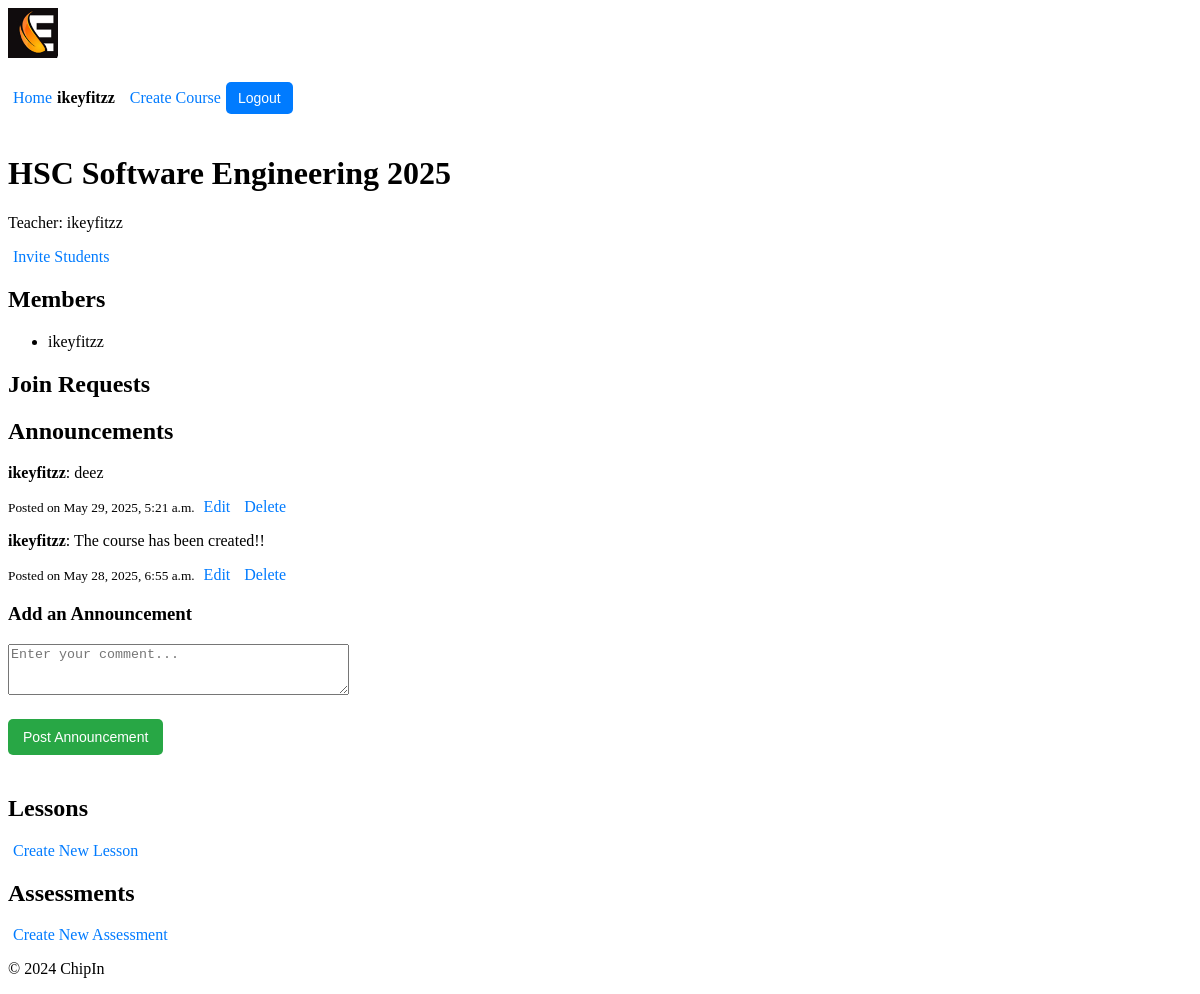
Before: /chipin/group/4/ (signed in) with the older database file.
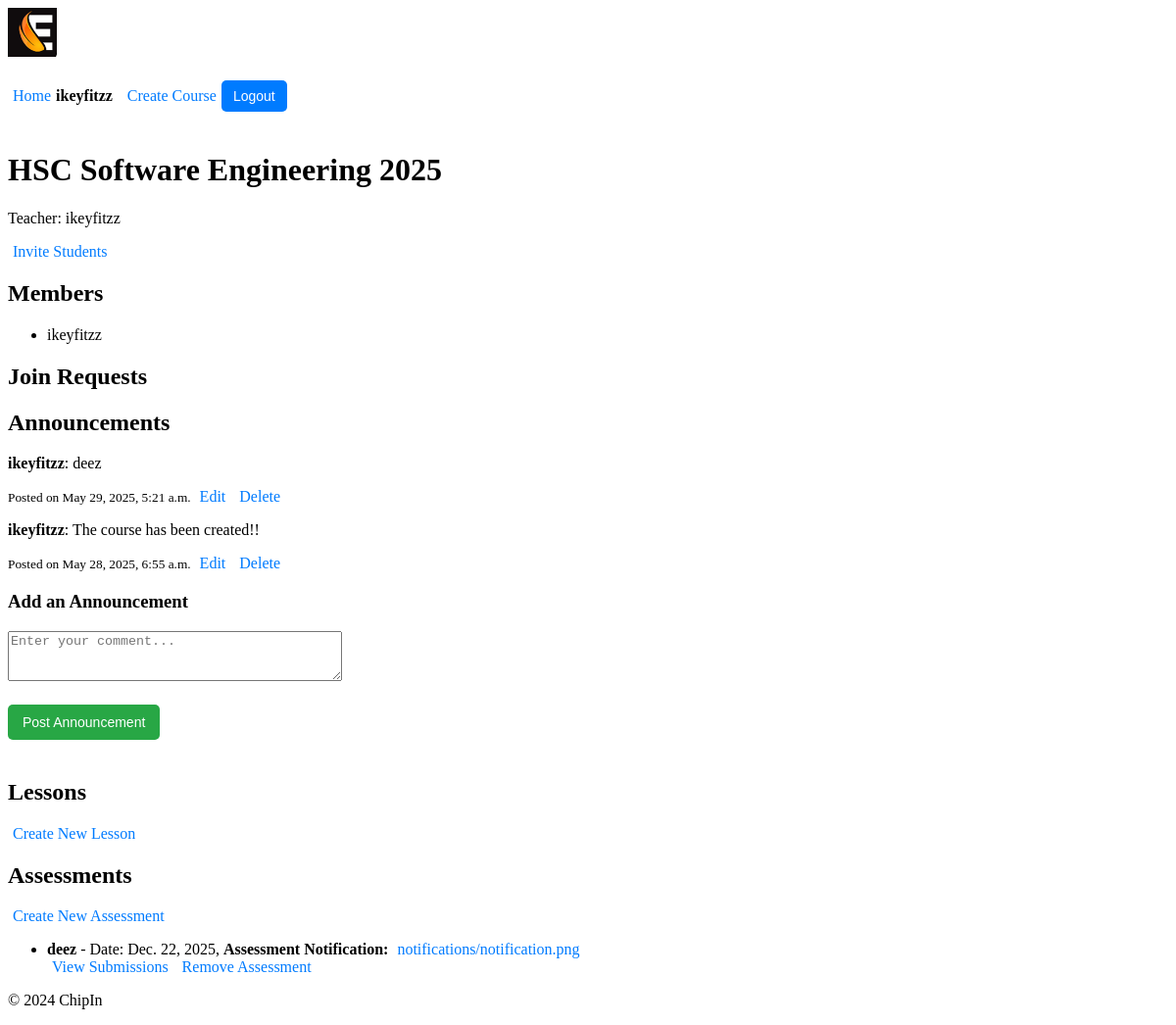
After: the same page with the newer database file.
### users/models.py (models this page shows, shortened)
class Profile(models.Model):
    user = models.OneToOneField(User, on_delete=models.CASCADE)
    first_name = models.CharField(max_length=30)
    surname = models.CharField(max_length=30)
    nickname = models.CharField(max_length=30, unique=True, null=False, blank=False)
    max_spend = models.DecimalField(max_digits=10, decimal_places=2, default=100.00)  # max spend
    balance = models.DecimalField(max_digits=10, decimal_places=2, default=100.00)  # users balance
    is_teacher = models.BooleanField(default=False) # users permissions (teacher/student)
    pfp = models.FileField(default='pfps/blank.jpg') # profile picture field

### chipin/models.py (models this page shows, shortened)
class Comment(models.Model):
    user = models.ForeignKey(User, on_delete=models.CASCADE)  # User who posted the comment
    group = models.ForeignKey(Group, related_name='comments', on_delete=models.CASCADE)  # Group associated with the comment
    content = models.TextField()  # The comment content
    created_at = models.DateTimeField(auto_now_add=True)  # Timestamp when the comment was posted
    updated_at = models.DateTimeField(auto_now=True)  # Timestamp for the latest update

class Event(models.Model):
    name = models.CharField(max_length=100)
    date = models.DateField()
    status = models.CharField(max_length=20, default='Pending')  # Can be 'Pending' or 'Active'
    group = models.ForeignKey(Group, related_name='events', on_delete=models.CASCADE)
    members = models.ManyToManyField(User, related_name='event_memberships', blank=True)
    notification = models.FileField(upload_to='notifications/', blank=True, null=True)

### chipin/views.py (the view)
# urls.py: path('group/<int:group_id>/', views.group_detail, name='group_detail'),
@login_required
def group_detail(request, group_id, edit_comment_id=None):
    group = get_object_or_404(Group, id=group_id)
    comments = group.comments.all().order_by('-created_at')  # Fetch all comments for the group
    events = group.events.all()  # Fetch all events associated with the group
    lessons = group.lessons.all()  # Fetch all lessons associated with the group
    if edit_comment_id: # Fetch the comment to edit, if edit_comment_id is provided
        comment_to_edit = get_object_or_404(Comment, id=edit_comment_id)
        if comment_to_edit.user != request.user:
            return redirect('chipin:group_detail', group_id=group.id)
    else:
        comment_to_edit = None
    if request.method == 'POST':
        if comment_to_edit: # Editing an existing comment
            form = CommentForm(request.POST, instance=comment_to_edit)
        else: # Adding a new comment
            form = CommentForm(request.POST)
        if form.is_valid():
            comment = form.save(commit=False)
            comment.user = request.user
            comment.group = group
            comment.save()
            return redirect('chipin:group_detail', group_id=group.id)
    else:
        form = CommentForm(instance=comment_to_edit) if comment_to_edit else CommentForm()
    return render(request, 'chipin/group_detail.html', {
        'group': group,
        'comments': comments,
        'events': events,
        'lessons': lessons,
        'form': form,
        'comment_to_edit': comment_to_edit,
    })

### chipin/forms.py (shortened to what this page needs)
class CommentForm(forms.ModelForm):
    class Meta:
        model = Comment
        fields = ['content']
        widgets = {
            'content': forms.Textarea(attrs={'rows': 3, 'placeholder': 'Enter your comment...'})
        }

### chipin/context_processors.py (called while the page is built)
def user_profile(request):
    if request.user.is_authenticated:
        try:
            return {'nickname': request.user.profile.nickname}
        except Profile.DoesNotExist:
            return {'nickname': request.user.username}  # Fallback to username if no profile exists
    return {}

### chipin/templates/chipin/group_detail.html (shortened to what this page needs)
{% extends 'chipin/base.html' %}
{% block content %}
    <h1>{{ group.name }}</h1>
    <p>Teacher: {{ group.admin.profile.nickname }}</p>
    {% if request.user == group.admin %}
        <a href="{% url 'chipin:invite_users' group.id %}">Invite Students</a>
    {% endif %}
    <h2>Members</h2>
    <ul>
        {% for member in group.members.all %}
        <li>{{ member.profile.nickname }}</li>
        {% endfor %}
    </ul>
    {% if request.user in group.members.all %}
        <h2>Join Requests</h2>
    {% endif %}
    <h2>Announcements</h2>
    <div class="comments-section">
        {% for comment in comments %}
            <div class="comment">
                <p><strong>{{ comment.user.profile.nickname }}</strong>: {{ comment.content }}</p>
                <small>Posted on {{ comment.created_at }}</small>
                {% if comment.user == request.user or request.user == group.admin %}
                    <a href="{% url 'chipin:edit_comment' group.id comment.id %}">Edit</a>
                    <a href="{% url 'chipin:delete_comment' comment.id %}" onclick="return confirm('Are you sure?')">Delete</a>
                {% endif %}
            </div>
        {% empty %}
            <p>No announcements yet.</p>
        {% endfor %}
    </div>
{% if request.user == group.admin %}
    <h3>{% if comment_to_edit %}Edit Announcement{% else %}Add an Announcement{% endif %}</h3>
    <form method="POST">
        <div class="form-group">
            {{ form.content }}
        </div>
        <button type="submit">{% if comment_to_edit %}Save Announcement{% else %}Post Announcement{% endif %}</button>
    </form>
{% endif %}
    <h2>Lessons</h2>
    {% if request.user == group.admin %}
        <a href="{% url 'chipin:create_lesson' group.id %}" class="btn btn-primary">Create New Lesson</a>
    {% else %}
        <p>There are no lessons at the moment.</p>
    {% endif %}
    <h2>Assessments</h2>
    {% if request.user == group.admin %}
        <a href="{% url 'chipin:create_event' group.id %}" class="btn btn-primary">Create New Assessment</a>
    {% endif %}
    <ul>
        {% for event in events %}
            <li>
                <strong>{{ event.name }}</strong> - Date: {{ event.date }},
                {% if event.notification %}
                    <strong>Assessment Notification:</strong>
                    <a href="{{ event.notification.url }}" target="_blank">{{ event.notification.name|slice:"notifications/" }}</a><br>
                {% else %}
                    <strong>Assessment Notification:</strong> None<br>
                {% endif %}
                {% if request.user != group.admin %}
                    <a href="{% url 'chipin:assessment_detail' group.id event.id %}" class="btn btn-secondary">Submit Assessment</a>
                {% else %}
                    <a href="{% url 'chipin:assessment_detail' group.id event.id %}" class="btn btn-secondary">View Submissions</a>
                {% endif %}
                {% if request.user == group.admin %}
                    <a href="{% url 'chipin:delete_event' group.id event.id %}" class="btn btn-danger" onclick="return confirm('Are you sure you want to delete this assessment?');">Remove Assessment</a>
                {% endif %}
            </li>
        {% endfor %}
    </ul>
{% endblock %}

### chipin/templates/chipin/base.html (shortened to what this page needs)
{% load static %}
<!DOCTYPE html>
<html lang="en">
<head>
    <link rel="stylesheet" href="{% static 'chipin/styles.css' %}">
</head>
<body>
    <header>
        <div class="logo">
            <img src="{% static 'chipin/logo_90.jpg' %}" alt="ChipIn Logo">
        </div>
        <div class="user-info">
            {% if request.user.is_authenticated %}
                <a href="{% url 'chipin:home' %}">Home</a> <span>{{ request.user.profile.nickname }}</span>
                {% if request.user.profile.is_teacher %}
                    <a href="{% url 'chipin:create_group' %}">Create Course</a>
                {% endif %}
                <form action="{% url 'users:logout' %}" method="post">
                    <button type="submit">Logout</button>
                </form>
            {% else %}
                <a href="{% url 'users:teacher_login' %}">Teacher Login</a> <a href="{% url 'users:login' %}">Student Login</a> <a href="{% url 'users:register' %}">Student Register</a>
            {% endif %}
        </div>
    </header>
    <main>
        {% block content %}
        {% endblock %}
    </main>
    <footer>
        <p>&copy; 2024 ChipIn</p>
    </footer>
</body>
</html>

Changed rows visible on the page:
added Event: name "deez", date "Dec. 22, 2025", notification.name "notifications/notification.png"
